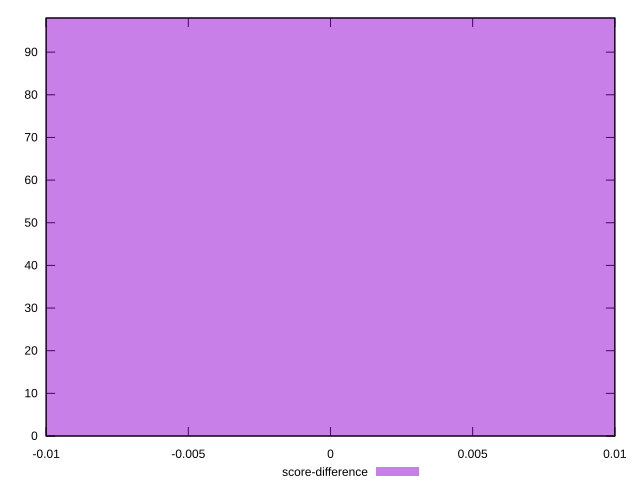

The gnuplot source for this figure:
reset

$scoreDifference <<EOF
0 98
EOF

set key outside below
set boxwidth 0.1
set xrange [-0.01:0.01]
set yrange [0:98]
set trange [0:98]
set style fill transparent solid 0.5 noborder
set terminal svg size 640, 490 enhanced background rgb 'white'
set output "report/report_00029_2021-02-24T13-36-40.390Z/render-blocking-resources/samples/card/score-difference/histogram.svg"

plot $scoreDifference title "score-difference" with boxes

reset
